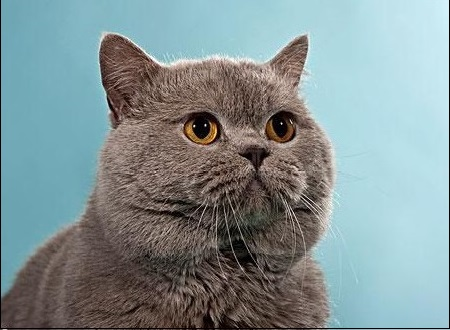
//> input picture data/test1.jpg, 450 x 330 px
$ ./main   (built with g++ and OpenCV 4)
//> lines starting //> are read from the running program, lines starting //| are printed output that depends on the picture; after the words box and inside, x2 and y2 are one past the last pixel; in counts of white or black regions, pixels touching at a corner belong together
#include <iostream>
#include "opencv2/imgcodecs.hpp"
#include "opencv2/imgproc.hpp"
#include "opencv2/highgui.hpp"

using namespace std;
using namespace cv;
#define DATA_PATH "D:\\Opensource workspace\\openCV\\workspace\\Tests\\data\\"

int threshold_type;
int maxValue;

int main(int argc, char *argv[])
{
    String src_path;
    src_path+=DATA_PATH;
    src_path += "test1.jpg";
    Mat src = imread(src_path);
//> src is the input picture: 330 rows x 450 cols, CV_8UC3; mean B, G, R 148.2, 146.5, 130.3
    Mat dst;
    if(src.empty())
    {
        cout<<"image error..."<<endl;
        return 0;
    }
    imshow("src demo",src);

//    while(waitKey(9)!='q')
    {
        threshold(src,dst,100,150,THRESH_BINARY);//! if src's pixel >100 dst's pixel = 150 otherwise =0
        imshow("dst demo THRESH_BINARY",dst);
    }
    threshold(src,dst,100,150,THRESH_BINARY_INV);//! if src's pixel >100 dst's pixel = 0 otherwise =150
    imshow("dst demo THRESH_BINARY_INV",dst);

    threshold(src,dst,100,150,THRESH_TRUNC);//! if src's pixel >100 dst's pixel = 100 otherwise : dst's = src's
    imshow("dst demo THRESH_TRUNC",dst);

    threshold(src,dst,100,150,THRESH_TOZERO);//! if src's pixel < 100 dst's pixel = 0 otherwise : dst's = src's
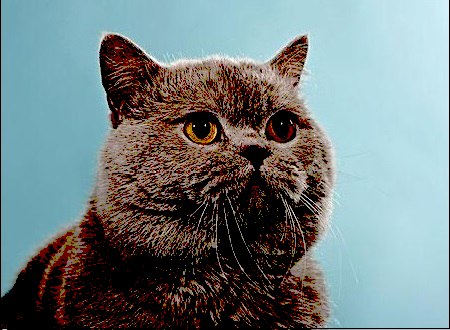
//> dst: 330 rows x 450 cols, CV_8UC3; mean B, G, R 127.2, 126.6, 114.1
    imshow("dst demo THRESH_TOZERO",dst);

    threshold(src,dst,100,150,THRESH_TOZERO_INV);//! if src's pixel > 100 dst's pixel = 0 otherwise : dst's = src's
    imshow("dst demo THRESH_TOZERO_INV",dst);
    vector<Mat> v_src;
    split(src,v_src);
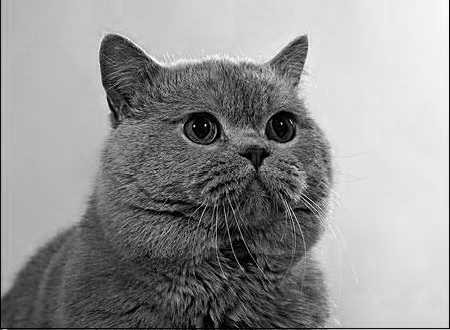
//> v_src[0]: 330 rows x 450 cols, CV_8UC1; min 0, max 255, mean 148.2
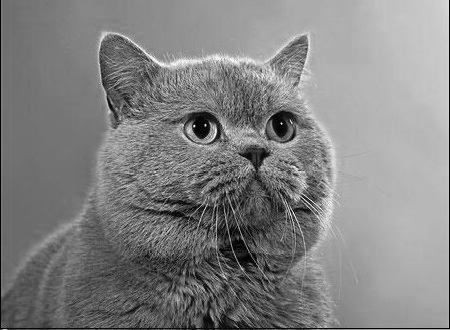
//> v_src[2]: 330 rows x 450 cols, CV_8UC1; min 0, max 255, mean 130.3
    Mat src_single = v_src[0];
    imshow("src_single",src_single);
    {
        threshold(src_single,dst,100,150,THRESH_BINARY);//! if src's pixel >100 dst's pixel = 150 otherwise =0
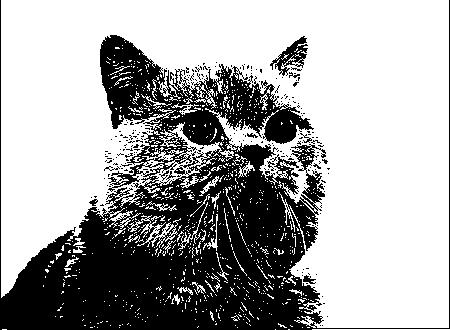
//> dst: 330 rows x 450 cols, CV_8UC1; values 0 (black) and 150 (white), 65.7% white; 234 black regions (224 under 20 px), largest, box (x1, y1, x2, y2) and area: (0, 0, 450, 330) 49411, (270, 36, 308, 76) 558, (303, 275, 316, 284) 60
        imshow("dst_single demo THRESH_BINARY",dst);
    }
    threshold(src_single,dst,100,150,THRESH_BINARY_INV);//! if src's pixel >100 dst's pixel = 0 otherwise =150
    imshow("dst_single demo THRESH_BINARY_INV",dst);

    threshold(src_single,dst,100,150,THRESH_TRUNC);//! if src's pixel >100 dst's pixel = 100 otherwise : dst's = src's
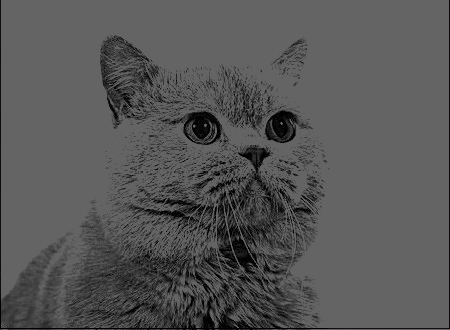
//> dst: 330 rows x 450 cols, CV_8UC1; min 0, max 100, mean 86.7
    imshow("dst_single demo THRESH_TRUNC",dst);

    threshold(src_single,dst,100,150,THRESH_TOZERO);//! if src's pixel < 100 dst's pixel = 0 otherwise : dst's = src's
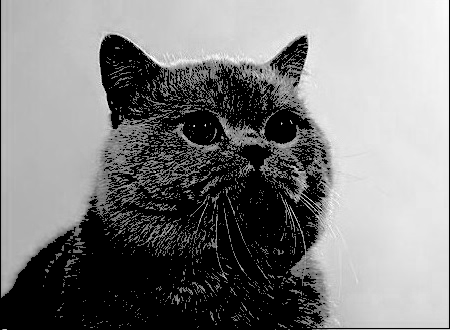
//> dst: 330 rows x 450 cols, CV_8UC1; min 0, max 255, mean 127.2
    imshow("dst_single demo THRESH_TOZERO",dst);

    threshold(src_single,dst,100,150,THRESH_TOZERO_INV);//! if src's pixel > 100 dst's pixel = 0 otherwise : dst's = src's
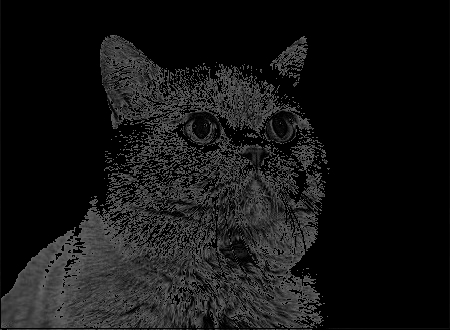
//> dst: 330 rows x 450 cols, CV_8UC1; min 0, max 100, mean 21
    imshow("dst_single demo THRESH_TOZERO_INV",dst);
    waitKey(0);
    return 0;
}

$ run again, with data/190_170.jpg copied over data/test1.jpg
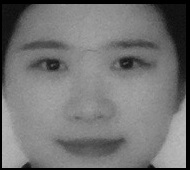
//> input picture data/190_170.jpg, 190 x 170 px
//> src is the input picture: 170 rows x 190 cols, CV_8UC3; min 0, max 188, mean 114.8
//> `threshold(src,dst,100,150,THRESH_BINARY);`:
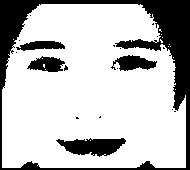
//> dst: 170 rows x 190 cols, CV_8UC3; values 0 (black) and 150 (white), 75.6% white; 19 black regions (14 under 20 px), largest, box (x1, y1, x2, y2) and area: (0, 0, 190, 170) 5834, (56, 138, 126, 157) 850, (111, 55, 157, 71) 448, (27, 56, 65, 72) 397, (16, 41, 65, 51) 322
//> `threshold(src,dst,100,150,THRESH_TOZERO_INV);`:
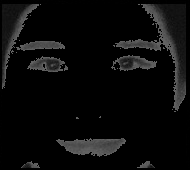
//> dst: 170 rows x 190 cols, CV_8UC3; min 0, max 100, mean 10.9

$ run again, with data/Back_Projection_Theory0.jpg copied over data/test1.jpg
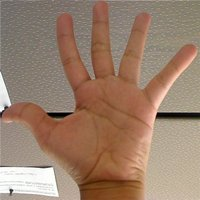
//> input picture data/Back_Projection_Theory0.jpg, 200 x 200 px
//> src is the input picture: 200 rows x 200 cols, CV_8UC3; mean B, G, R 107.8, 127.1, 154.3
//> `threshold(src_single,dst,100,150,THRESH_BINARY);`:
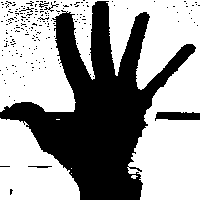
//> dst: 200 rows x 200 cols, CV_8UC1; values 0 (black) and 150 (white), 60% white; 208 black regions (202 under 20 px), largest, box (x1, y1, x2, y2) and area: (0, 1, 196, 200) 15131, (155, 112, 200, 121) 327, (28, 166, 52, 168) 35, (44, 2, 59, 12) 32, (39, 2, 49, 8) 23, (19, 7, 34, 12) 22
//> `threshold(src_single,dst,100,150,THRESH_TOZERO_INV);`:
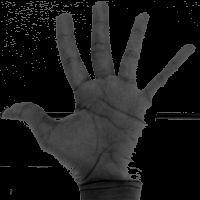
//> dst: 200 rows x 200 cols, CV_8UC1; min 0, max 100, mean 26.5

$ run again, with data/Back_Projection_Theory2.jpg copied over data/test1.jpg
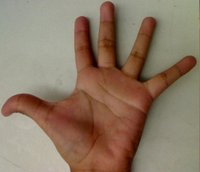
//> input picture data/Back_Projection_Theory2.jpg, 200 x 172 px
//> src is the input picture: 172 rows x 200 cols, CV_8UC3; mean B, G, R 101.1, 120.5, 140.6
//> `threshold(src_single,dst,100,150,THRESH_TOZERO_INV);`:
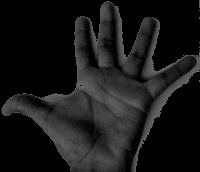
//> dst: 172 rows x 200 cols, CV_8UC1; min 0, max 100, mean 23.6
